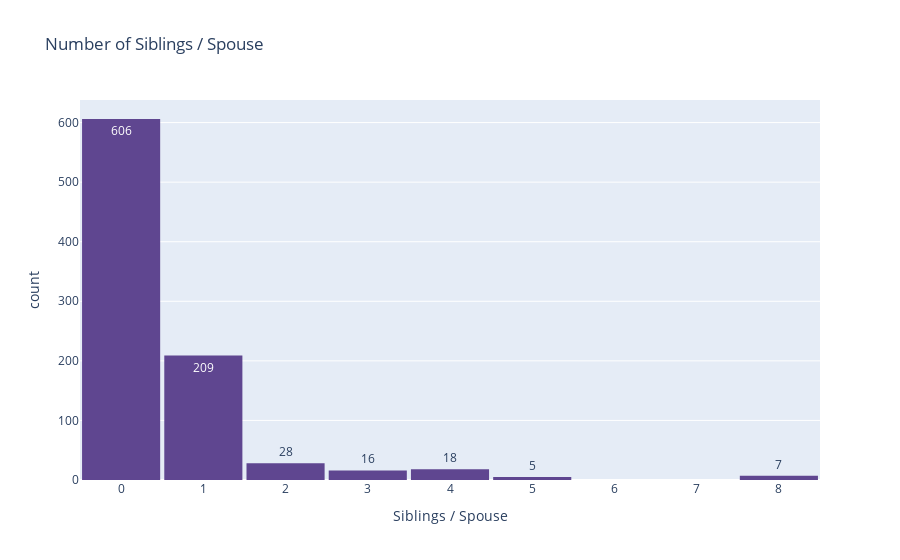

Notebook code for this chart:
### Markdown cell above
336 passengers did not book a ticket.<br>
315 passengers bought the cheapest ticket.<br>
The rest were from Class 1 & 2.

### Code cell
# Plotting the number of siblings/spouse of the passengers
fig = px.histogram(data_frame= titanic, x="SibSp", text_auto= True, labels={'SibSp': 'Siblings / Spouse'}, title = 'Number of Siblings / Spouse',
                   color_discrete_sequence=px.colors.qualitative.Prism)
fig.update_layout(bargap=0.05, autosize = False)
fig.show()

### Figure 1 — Plotly figure (JSON) as saved in the notebook; plotly's stock layout.template omitted (floating-point values rounded to 4 significant figures; data arrays with more than 128 entries replaced by an {"elided": "..."} marker saying what was removed)
{"data": [{"alignmentgroup": "True", "bingroup": "x", "hovertemplate": "Siblings / Spouse=%{x}<br>count=%{y}<extra></extra>", "legendgroup": "", "marker": {"color": "rgb(95, 70, 144)", "pattern": {"shape": ""}}, "name": "", "offsetgroup": "", "orientation": "v", "showlegend": false, "texttemplate": "%{value}", "type": "histogram", "x": {"elided": "889 int values"}, "xaxis": "x", "yaxis": "y"}], "layout": {"autosize": false, "bargap": 0.05, "barmode": "relative", "legend": {"tracegroupgap": 0}, "title": {"text": "Number of Siblings / Spouse"}, "xaxis": {"anchor": "y", "domain": [0, 1], "title": {"text": "Siblings / Spouse"}}, "yaxis": {"anchor": "x", "domain": [0, 1], "title": {"text": "count"}}}}
